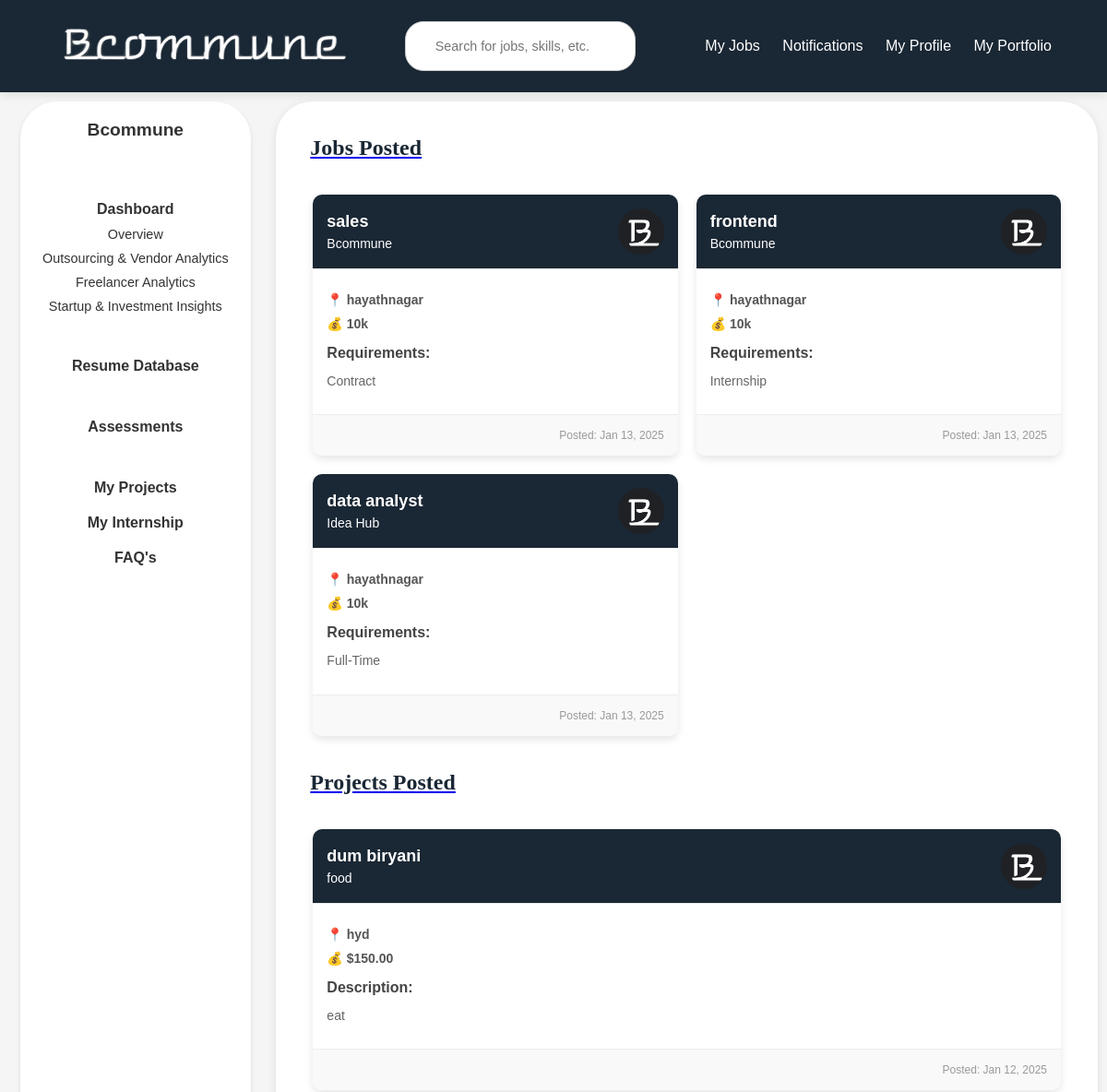
The page /company/dashboard/myportfolio/ (signed in, upper part) on the database as committed earlier.
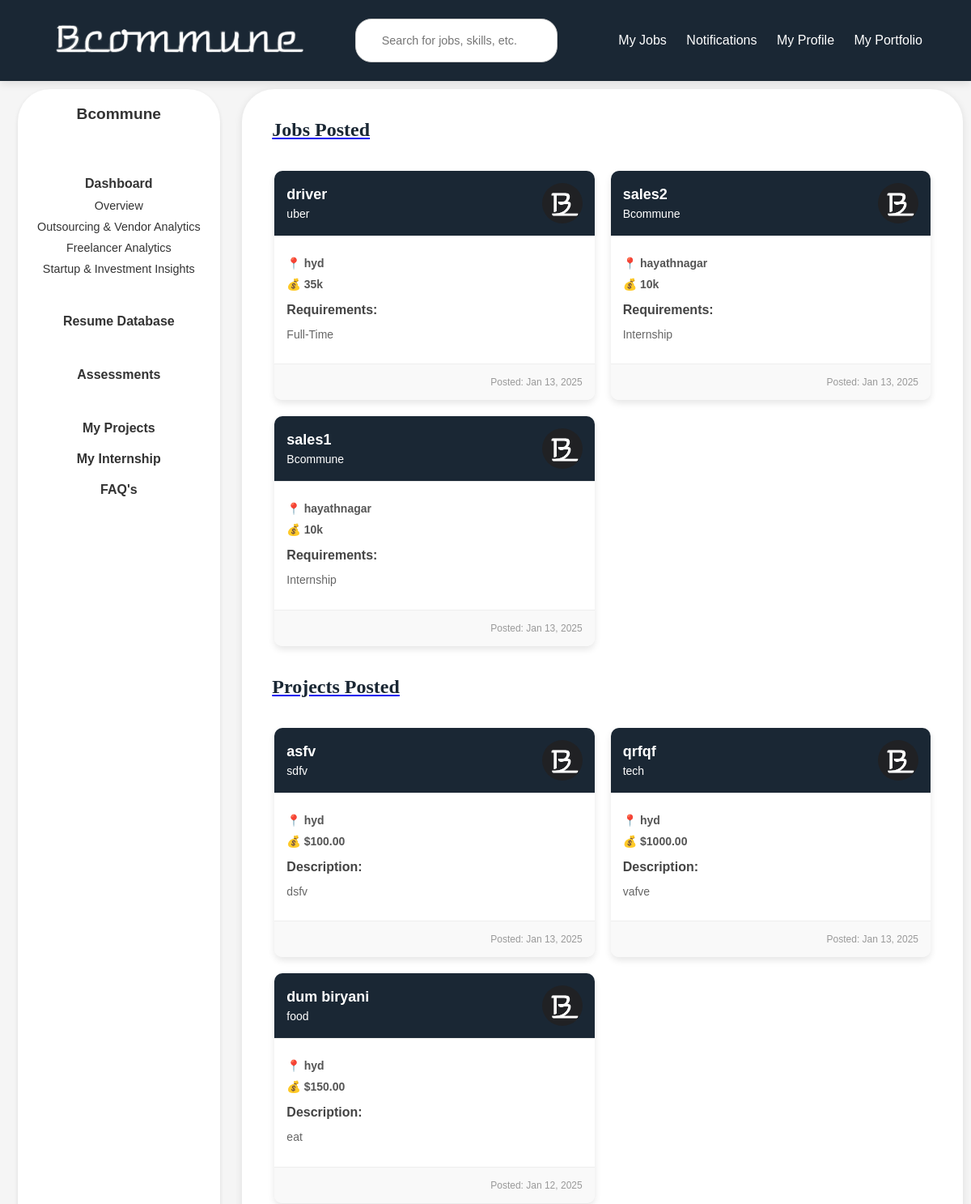
The same page on the database as committed later.
### users/models.py (models this page shows, shortened)
class Job(models.Model):
    title = models.CharField(max_length=200)
    company = models.CharField(max_length=200)
    company_user = models.ForeignKey(get_user_model(), on_delete=models.CASCADE)
    location = models.CharField(max_length=200)
    description = models.TextField()
    requirements = models.CharField(max_length=200)  # or TextField()
    salary = models.CharField(max_length=200, default="Not Specified")
    posted_date = models.DateTimeField(default=timezone.now)

class Project(models.Model):
    company = models.ForeignKey(settings.AUTH_USER_MODEL, on_delete=models.CASCADE)
    title = models.CharField(max_length=200)
    description = models.TextField()
    project_type = models.CharField(max_length=100)
    industry = models.CharField(max_length=100)
    budget = models.DecimalField(max_digits=15, decimal_places=2)
    timeline = models.DateField()
    location = models.CharField(max_length=200, blank=True, null=True)
    expertise_required = models.TextField()
    payment_terms = models.TextField()
    nda_required = models.BooleanField(default=False)
    confidentiality_required = models.BooleanField(default=False)
    ip_rights_required = models.BooleanField(default=False)
    custom_field = models.CharField(max_length=200, blank=True, null=True)
    created_at = models.DateTimeField(auto_now_add=True)

### users/views.py (the view)
# urls.py: path('company/dashboard/myportfolio/', views.myportfolio, name='myportfolio'),
def myportfolio(request):
    if not request.user.is_authenticated:
        return redirect('company_login')
    recent_jobs = Job.objects.filter(company_user=request.user).order_by('-posted_date')[:3]
    recent_projects = Project.objects.filter(company=request.user).order_by('-created_at')[:3]
    recent_ideas = Idea.objects.all().order_by('-created_at')[:3]
    return render(request, 'myportfolio.html', {'jobs': recent_jobs,'projects': recent_projects,'ideas': recent_ideas})

### users/templates/myportfolio.html (shortened to what this page needs)
{% load static %}
<!DOCTYPE html>
<html lang="en">
<head>
    <link rel="stylesheet" href="{% static 'css/common.css' %}">
</head>
<body>
    {% include 'header2.html' %}
    <div class="main-container">
        {% include 'sidebarcompany.html' %}
        <div class="content">
            <section class="portfolio-jobs">
                <a href="{% url 'all_jobs' %}?job_id={{ job.id }}"><h2 style="padding: 2%; font-family: Cambria, Cochin, Georgia, Times, 'Times New Roman', serif;"> Jobs Posted</h2></a>
                <div class="job-cards-container">
                    {% if jobs %}
                        {% for job in jobs %}
                        <a href="{% url 'all_jobs' %}?job_id={{ job.id }}" style="text-decoration: none; color: inherit;">
                            <div class="job-card">
                                <div class="card-header">
                                    <div class="header-content">
                                        <h3>{{ job.title }}</h3>
                                        <p class="company">{{ job.company }}</p>
                                    </div>
                                    <img src="{% static 'images/B.png' %}" alt="{{ job.company }} Logo" class="header-image" style="border-radius: 50%;">
                                </div>
                                <div class="card-body">
                                    <p class="location">📍 {{ job.location }}</p>
                                    <p class="salary">💰 {{ job.salary }}</p>
                                    <div class="requirements">
                                        <h4>Requirements:</h4>
                                        <p>{{ job.requirements }}</p>
                                    </div>
                                </div>
                                <p class="posted-date">Posted: {{ job.posted_date|date:"M d, Y" }}</p>
                            </div>
                        {% endfor %}
                    {% else %}
                        <p class="no-jobs">No jobs available in the portfolio.</p>
                    {% endif %}
                </div>
            </section>
<section class="portfolio-projects">
    <a href="{% url 'all_projects' %}"><h2 style="padding: 2%; font-family: Cambria, Cochin, Georgia, Times, 'Times New Roman', serif;">Projects Posted </h2></a>
    <div class="project-cards-container">
        {% if projects %}
            {% for project in projects %}
                <a href="{% url 'all_projects' %}?project_id={{ project.id }}" style="text-decoration: none; color: inherit;">
                    <div class="job-card">
                        <div class="card-header">
                            <div class="header-content">
                                <h3>{{ project.title }}</h3>
                                <p class="company">{{ project.project_type }}</p>
                            </div>
                            <img src="{% static 'images/B.png' %}" alt="Project Logo" class="header-image" style="border-radius: 50%;">
                        </div>
                        <div class="card-body">
                            <p class="location">📍 {{ project.location|default:"Remote" }}</p>
                            <p class="salary">💰 ${{ project.budget }}</p>
                            <div class="requirements">
                                <h4>Description:</h4>
                                <p>{{ project.description|truncatechars:100 }}</p>
                            </div>
                        </div>
                        <p class="posted-date">Posted: {{ project.created_at|date:"M d, Y" }}</p>
                    </div>
                </a>
            {% endfor %}
        {% else %}
            <p class="no-jobs">No projects available in the portfolio.</p>
        {% endif %}
    </div>
</section>
        </div>
    </div>
</body>
</html>

Rows that differ between the two databases and show on the page:
no longer on this page (row unchanged): Job: title "sales", company "Bcommune", location "hayathnagar", salary "10k", requirements "Contract", posted_date "Jan 13, 2025"
no longer on this page (row unchanged): Job: title "frontend", company "Bcommune", location "hayathnagar", salary "10k", requirements "Internship", posted_date "Jan 13, 2025"
no longer on this page (row unchanged): Job: title "data analyst", company "Idea Hub", location "hayathnagar", salary "10k", requirements "Full-Time", posted_date "Jan 13, 2025"
added Job: title "driver", company "uber", location "hyd", salary "35k", requirements "Full-Time", posted_date "Jan 13, 2025"
added Job: title "sales2", company "Bcommune", location "hayathnagar", salary "10k", requirements "Internship", posted_date "Jan 13, 2025"
added Job: title "sales1", company "Bcommune", location "hayathnagar", salary "10k", requirements "Internship", posted_date "Jan 13, 2025"
added Project: title "asfv", project_type "sdfv", location "hyd", budget "100.00", description "dsfv", created_at "Jan 13, 2025"
added Project: title "qrfqf", project_type "tech", location "hyd", budget "1000.00", description "vafve", created_at "Jan 13, 2025"
